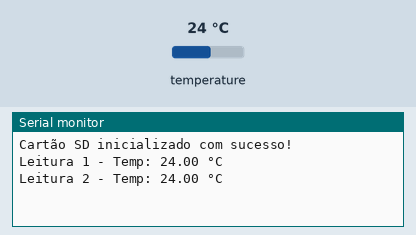
This sketch was run on a simulated Arduino Mega 2560, built with avr-gcc and run on an emulated ATmega2560. On the bench: the last lines printed to the serial monitor. Inputs (shaded band) come from the test bench; at power-on: temperature 24 °C. Storage starts empty.

Above: at 7.3 s.
7.4 s: temperature set to 12 °C
At 13.7 s:
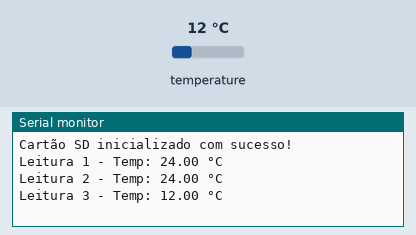
14.1 s: temperature set to 19 °C
At 18.5 s:
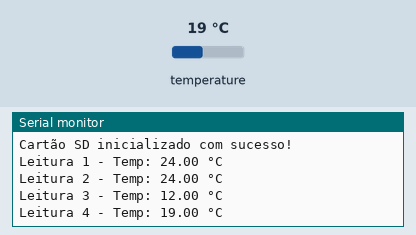
Timing chart, 0 to 20.0 s (numbered marks = the images above; inputs shaded):
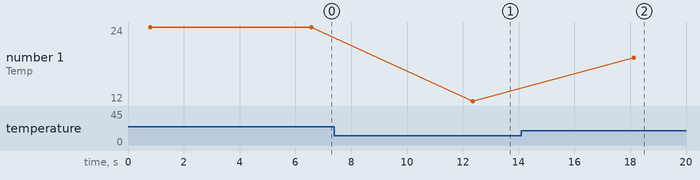

Measured:
- after the input at 7.4 s, the serial monitor: prints a new line after 5.0 s (image 1)
- after the input at 14.1 s, the serial monitor: prints a new line after 4.0 s (image 2)
- plotted number 1: 24 → 12 after the input at 7.4 s, 12 → 19 after the input at 14.1 s

The sketch:

codigo_novo_SD_Serial.ino
```cpp
#include <OneWire.h>
#include <DallasTemperature.h>
#include <SPI.h>
#include <SD.h>

#define ONE_WIRE_BUS 9
OneWire oneWire(ONE_WIRE_BUS);
DallasTemperature sensors(&oneWire);

int pinoCS = 53; // Pino CS para o módulo SD
int numeroLeitura = 0;
float leituraTEMP = 0.0;

void setup() {
  Serial.begin(9600);
  sensors.begin();

  if (!SD.begin(pinoCS)) {
    Serial.println("Falha ao inicializar o cartão SD!");
    while (1); // Para o programa se o SD não inicializar
  }

  Serial.println("Cartão SD inicializado com sucesso!");
}

void loop() {
  numeroLeitura++;
  sensors.requestTemperatures();
  leituraTEMP = sensors.getTempCByIndex(0);

  Serial.print("Leitura ");
  Serial.print(numeroLeitura);
  Serial.print(" - Temp: ");
  Serial.print(leituraTEMP);
  Serial.println(" °C");

  File data = SD.open("Arquivo_SensorTEMP.txt", FILE_WRITE);
  if (data) {
    data.print("Leitura ");
    data.print(numeroLeitura);
    data.print(": ");
    data.print(leituraTEMP);
    data.println(" °C");
    data.close();
  }

  delay(5000);
}
```
